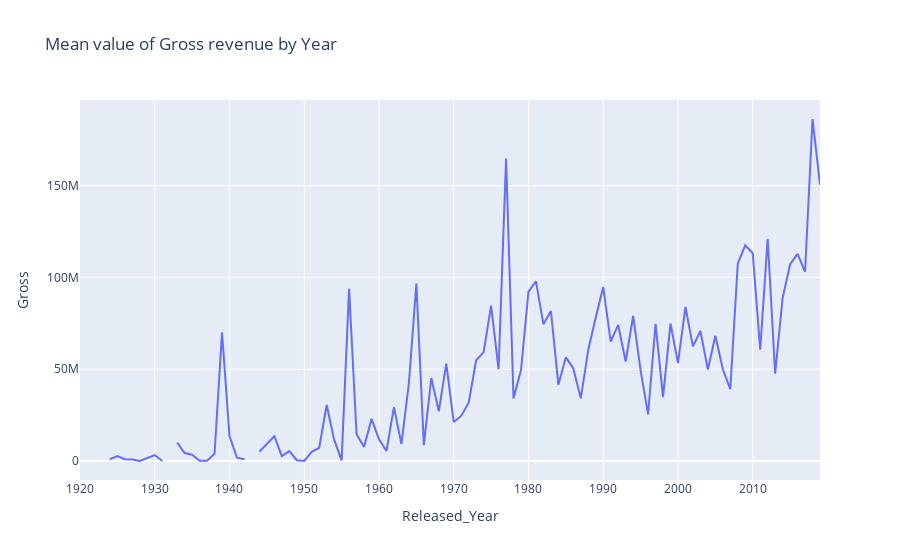

The notebook cell saved with this chart:
### Markdown cell above
### Média do Lucro por ano e por década

### Code cell
# Agrupar os filmes por ano e calcular a média do lucro filmes por ano
mean_values = df.groupby('Released_Year')['Gross'].mean().reset_index()

# Gráfico de linha para a média do lucro por ano
fig = ex.line(mean_values, x='Released_Year', y='Gross', title='Mean value of Gross revenue by Year')
fig.show()
